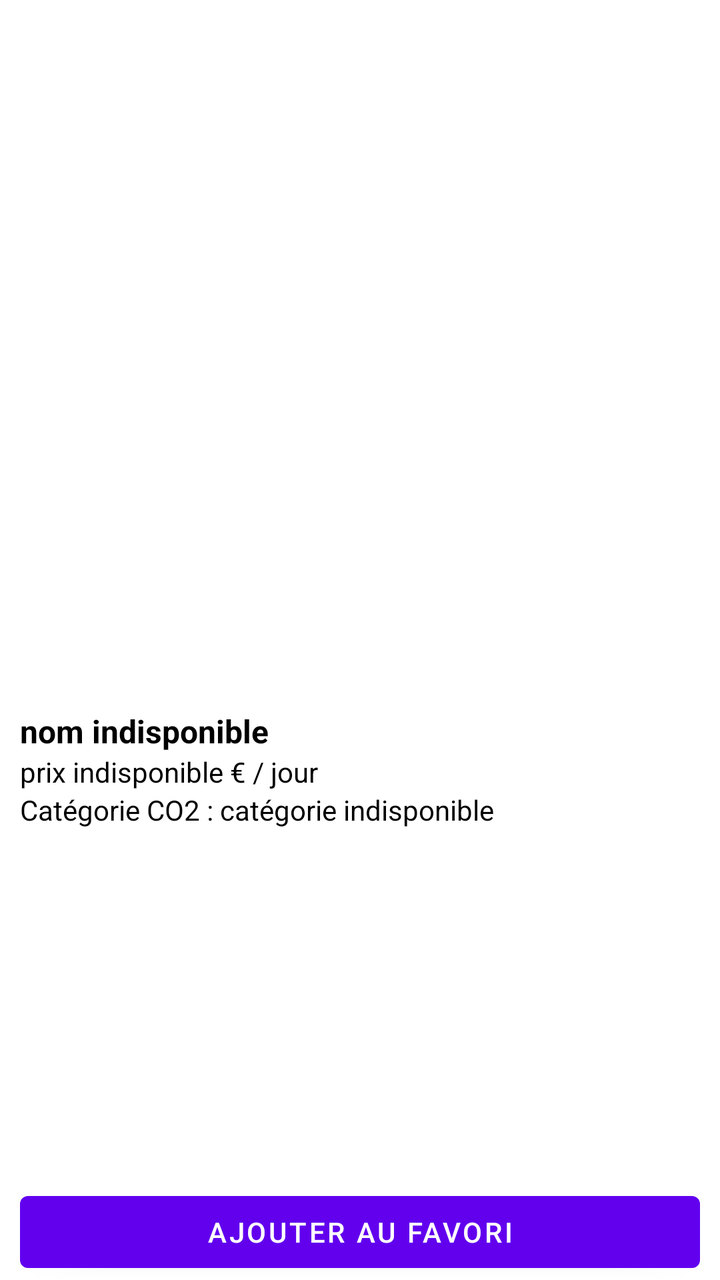
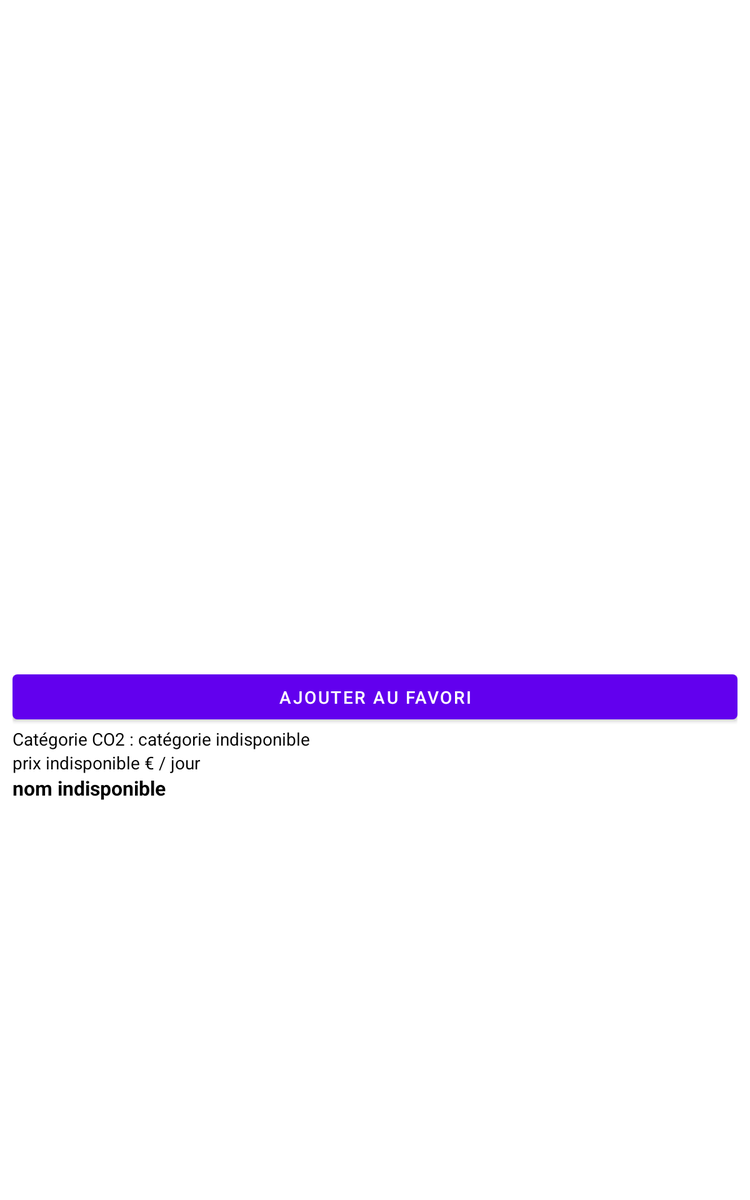

Two renders of one Android screen. The first uses the default layout on a phone; the second uses the alternative layout the repository ships for a different screen configuration, on a matching device. The two XML files are below.
<!-- AndroidManifest.xml: application theme Theme.Tp_projet_kotlin -->
<!-- res/layout/fragment_voiture.xml -->
<?xml version="1.0" encoding="utf-8"?>
<RelativeLayout
    xmlns:android="http://schemas.android.com/apk/res/android"
    xmlns:app="http://schemas.android.com/apk/res-auto"
    xmlns:tools="http://schemas.android.com/tools"
    android:background="@color/white"
    android:layout_width="match_parent"
    android:layout_height="match_parent"
    android:clickable="true">

    <LinearLayout
        android:layout_width="match_parent"
        android:layout_height="match_parent"
        android:layout_marginStart="10dp"
        android:layout_marginTop="10dp"
        android:layout_marginEnd="10dp"
        android:orientation="vertical"
        app:layout_constraintEnd_toEndOf="parent"
        app:layout_constraintStart_toStartOf="parent"
        app:layout_constraintTop_toTopOf="parent">

        <ImageView
            android:id="@+id/image_voiture_fragment"
            android:layout_width="match_parent"
            android:layout_height="wrap_content"
            android:layout_weight="2" />

        <Space
            android:layout_width="match_parent"
            android:layout_height="10dp"
            android:layout_weight="0" />

        <LinearLayout
            android:layout_width="match_parent"
            android:layout_height="wrap_content"
            android:layout_weight="1"
            android:orientation="vertical">

            <TextView
                android:id="@+id/libelle_voiture_fragment"
                android:layout_width="match_parent"
                android:layout_height="wrap_content"
                android:text="nom indisponible"
                android:textColor="@android:color/black"
                android:textSize="16sp"
                android:textStyle="bold" />

            <LinearLayout
                android:layout_width="match_parent"
                android:layout_height="wrap_content"
                android:orientation="horizontal">

                <TextView
                    android:id="@+id/price_voiture_fragment"
                    android:layout_width="wrap_content"
                    android:layout_height="wrap_content"
                    android:text="prix indisponible"
                    android:textColor="@android:color/black" />

                <TextView
                    android:id="@+id/label_prive_view"
                    android:layout_width="match_parent"
                    android:layout_height="wrap_content"
                    android:layout_weight="2"
                    android:text=" € / jour"
                    android:textColor="@android:color/black" />
            </LinearLayout>

            <LinearLayout
                android:layout_width="match_parent"
                android:layout_height="wrap_content"
                android:orientation="horizontal">

                <TextView
                    android:id="@+id/label_categorie_voiture_fragment"
                    android:layout_width="wrap_content"
                    android:layout_height="wrap_content"
                    android:text="Catégorie CO2 : "
                    android:textColor="@android:color/black" />

                <TextView
                    android:id="@+id/category_voiture_fragment"
                    android:layout_width="match_parent"
                    android:layout_height="wrap_content"
                    android:layout_weight="2"
                    android:text="catégorie indisponible"
                    android:textColor="@android:color/black" />

            </LinearLayout>

        </LinearLayout>

        <Space
            android:layout_width="match_parent"
            android:layout_height="10dp"
            android:layout_weight="0" />

        <Button
            android:id="@+id/addFavori"
            android:layout_width="match_parent"
            android:layout_height="wrap_content"
            android:layout_weight="0"
            android:text="Ajouter au favori" />

    </LinearLayout>

</RelativeLayout>
<!-- resources referenced by this layout -->
<resources>
  <style name="Theme.Tp_projet_kotlin" parent="Theme.MaterialComponents.DayNight.DarkActionBar">
          
          <item name="colorPrimary">@color/purple_500</item>
          <item name="colorPrimaryVariant">@color/purple_700</item>
          <item name="colorOnPrimary">@color/white</item>
          
          <item name="colorSecondary">@color/teal_200</item>
          <item name="colorSecondaryVariant">@color/teal_700</item>
          <item name="colorOnSecondary">@color/black</item>
          
          <item name="android:statusBarColor" tools:targetApi="l">?attr/colorPrimaryVariant</item>
          
      </style>
</resources>
<!-- res/layout-sw600dp/fragment_voiture.xml (the repository's variant of the layout above) -->
<!-- drawn on a 7-inch tablet held upright -->
<?xml version="1.0" encoding="utf-8"?>
<RelativeLayout
    xmlns:android="http://schemas.android.com/apk/res/android"
    xmlns:app="http://schemas.android.com/apk/res-auto"
    xmlns:tools="http://schemas.android.com/tools"
    android:background="@color/white"
    android:layout_width="match_parent"
    android:layout_height="match_parent"
    android:clickable="true">

    <LinearLayout
        android:layout_width="match_parent"
        android:layout_height="match_parent"
        android:layout_marginStart="10dp"
        android:layout_marginTop="10dp"
        android:layout_marginEnd="10dp"
        android:layout_marginBottom="20dp"
        android:orientation="vertical"
        app:layout_constraintEnd_toEndOf="parent"
        app:layout_constraintStart_toStartOf="parent"
        app:layout_constraintTop_toTopOf="parent">

        <ImageView
            android:id="@+id/image_voiture_fragment"
            android:layout_width="match_parent"
            android:layout_height="wrap_content"
            android:layout_weight="2" />

        <LinearLayout
            android:layout_width="match_parent"
            android:layout_height="wrap_content"
            android:layout_weight="1"
            android:orientation="vertical">

            <Button
                android:id="@+id/addFavori"
                android:layout_width="match_parent"
                android:layout_height="wrap_content"
                android:layout_weight="0"
                android:text="Ajouter au favori" />

            <LinearLayout
                android:layout_width="match_parent"
                android:layout_height="wrap_content"
                android:orientation="horizontal">

                <TextView
                    android:id="@+id/label_categorie_voiture_fragment"
                    android:layout_width="wrap_content"
                    android:layout_height="wrap_content"
                    android:text="Catégorie CO2 : "
                    android:textColor="@android:color/black" />

                <TextView
                    android:id="@+id/category_voiture_fragment"
                    android:layout_width="match_parent"
                    android:layout_height="wrap_content"
                    android:layout_weight="2"
                    android:text="catégorie indisponible"
                    android:textColor="@android:color/black" />

            </LinearLayout>

            <LinearLayout
                android:layout_width="match_parent"
                android:layout_height="wrap_content"
                android:orientation="horizontal">

                <TextView
                    android:id="@+id/price_voiture_fragment"
                    android:layout_width="wrap_content"
                    android:layout_height="wrap_content"
                    android:text="prix indisponible"
                    android:textColor="@android:color/black" />

                <TextView
                    android:id="@+id/label_prive_view"
                    android:layout_width="match_parent"
                    android:layout_height="wrap_content"
                    android:layout_weight="2"
                    android:text=" € / jour"
                    android:textColor="@android:color/black" />
            </LinearLayout>

            <TextView
                android:id="@+id/libelle_voiture_fragment"
                android:layout_width="match_parent"
                android:layout_height="wrap_content"
                android:text="nom indisponible"
                android:textColor="@android:color/black"
                android:textSize="16sp"
                android:textStyle="bold" />

        </LinearLayout>

        <Space
            android:layout_width="match_parent"
            android:layout_height="37dp"
            android:layout_weight="0" />

    </LinearLayout>

</RelativeLayout>
